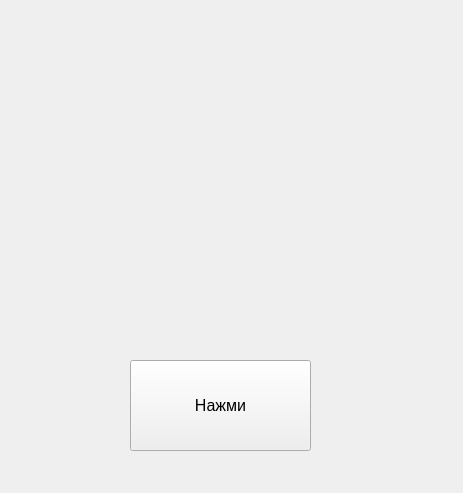
<?xml version="1.0" encoding="UTF-8"?>
<ui version="4.0">
 <class>Form</class>
 <widget class="QWidget" name="Form">
  <property name="geometry">
   <rect>
    <x>0</x>
    <y>0</y>
    <width>463</width>
    <height>493</height>
   </rect>
  </property>
  <property name="windowTitle">
   <string>Form</string>
  </property>
  <widget class="QPushButton" name="pushButton">
   <property name="geometry">
    <rect>
     <x>130</x>
     <y>360</y>
     <width>181</width>
     <height>91</height>
    </rect>
   </property>
   <property name="font">
    <font>
     <pointsize>12</pointsize>
    </font>
   </property>
   <property name="text">
    <string>Нажми</string>
   </property>
  </widget>
 </widget>
 <resources/>
 <connections/>
</ui>
